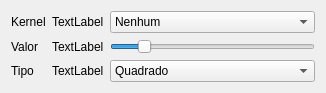
   <widget class="QWidget" name="gridLayoutWidget">
    <property name="geometry">
     <rect>
      <x>655</x>
      <y>490</y>
      <width>326</width>
      <height>82</height>
     </rect>
    </property>
    <layout class="QGridLayout" name="gridLayout_5">
     <item row="1" column="1">
      <widget class="QLabel" name="QT_ltipoKernel">
       <property name="text">
        <string>TextLabel</string>
       </property>
      </widget>
     </item>
     <item row="1" column="2">
      <widget class="QSlider" name="QT_valorKernel">
       <property name="minimum">
        <number>1</number>
       </property>
       <property name="maximum">
        <number>15</number>
       </property>
       <property name="singleStep">
        <number>2</number>
       </property>
       <property name="value">
        <number>3</number>
       </property>
       <property name="orientation">
        <enum>Qt::Horizontal</enum>
       </property>
      </widget>
     </item>
     <item row="1" column="0">
      <widget class="QLabel" name="label_11">
       <property name="text">
        <string>Valor</string>
       </property>
      </widget>
     </item>
     <item row="2" column="0">
      <widget class="QLabel" name="label_13">
       <property name="text">
        <string>Tipo</string>
       </property>
      </widget>
     </item>
     <item row="2" column="1">
      <widget class="QLabel" name="QT_lvalorKernel">
       <property name="text">
        <string>TextLabel</string>
       </property>
      </widget>
     </item>
     <item row="2" column="2">
      <widget class="QComboBox" name="QT_tipoKernel">
       <item>
        <property name="text">
         <string>Quadrado</string>
        </property>
       </item>
       <item>
        <property name="text">
         <string>Cruz</string>
        </property>
       </item>
      </widget>
     </item>
     <item row="0" column="0">
      <widget class="QLabel" name="label_12">
       <property name="text">
        <string>Kernel</string>
       </property>
      </widget>
     </item>
     <item row="0" column="1">
      <widget class="QLabel" name="QT_lqualKernel">
       <property name="text">
        <string>TextLabel</string>
       </property>
      </widget>
     </item>
     <item row="0" column="2">
      <widget class="QComboBox" name="QT_qualKernel">
       <item>
        <property name="text">
         <string>Nenhum</string>
        </property>
       </item>
       <item>
        <property name="text">
         <string>Abertura</string>
        </property>
       </item>
       <item>
        <property name="text">
         <string>Fechamento</string>
        </property>
       </item>
      </widget>
     </item>
    </layout>
   </widget>
